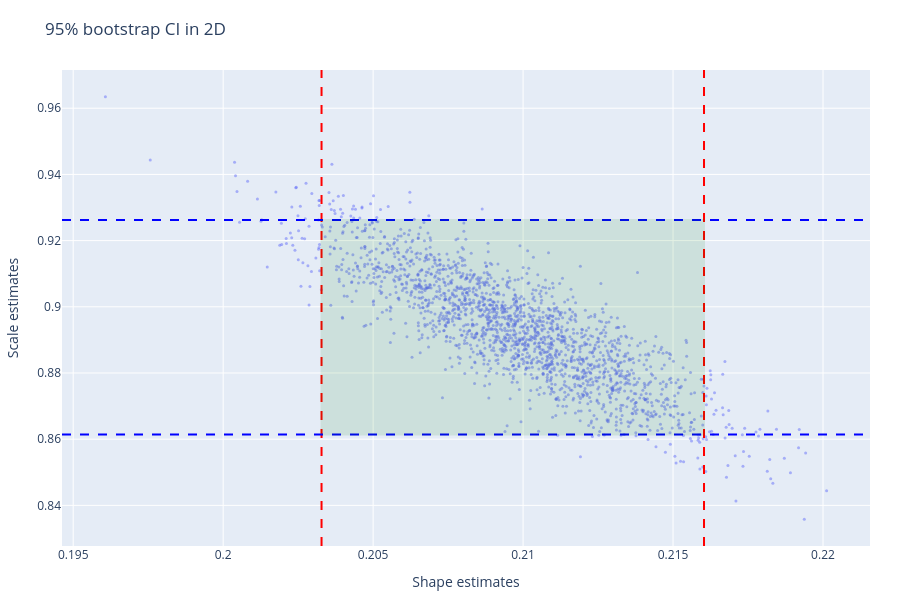

Source (notebook cell):
### Code cell
fig = bootstrap_conf_ellipse(data[data > 0], 50000, floc=0, method='MM')
fig.write_html('graphs/ci95_2d.html')
fig.show()

### Figure 1 — Plotly figure (JSON) as saved in the notebook; plotly's stock layout.template omitted (floating-point values rounded to 4 significant figures; data arrays with more than 128 entries replaced by an {"elided": "..."} marker saying what was removed)
{"data": [{"marker": {"opacity": 0.5, "size": 3}, "mode": "markers", "name": "Bootstrap samples", "type": "scatter", "x": {"elided": "2000 float values"}, "y": {"elided": "2000 float values"}}], "layout": {"height": 600, "margin": {"b": 50, "l": 30, "r": 30, "t": 70}, "shapes": [{"line": {"color": "red", "dash": "dash"}, "type": "line", "x0": 0.2033, "x1": 0.2033, "xref": "x", "y0": 0, "y1": 1, "yref": "y domain"}, {"line": {"color": "red", "dash": "dash"}, "type": "line", "x0": 0.216, "x1": 0.216, "xref": "x", "y0": 0, "y1": 1, "yref": "y domain"}, {"line": {"color": "blue", "dash": "dash"}, "type": "line", "x0": 0, "x1": 1, "xref": "x domain", "y0": 0.8614, "y1": 0.8614, "yref": "y"}, {"line": {"color": "blue", "dash": "dash"}, "type": "line", "x0": 0, "x1": 1, "xref": "x domain", "y0": 0.9263, "y1": 0.9263, "yref": "y"}, {"fillcolor": "green", "line": {"color": "green", "width": 2}, "opacity": 0.1, "type": "rect", "x0": 0.2033, "x1": 0.216, "y0": 0.8614, "y1": 0.9263}], "title": {"text": "95% bootstrap CI in 2D"}, "xaxis": {"title": {"text": "Shape estimates"}}, "yaxis": {"title": {"text": "Scale estimates"}}}}
